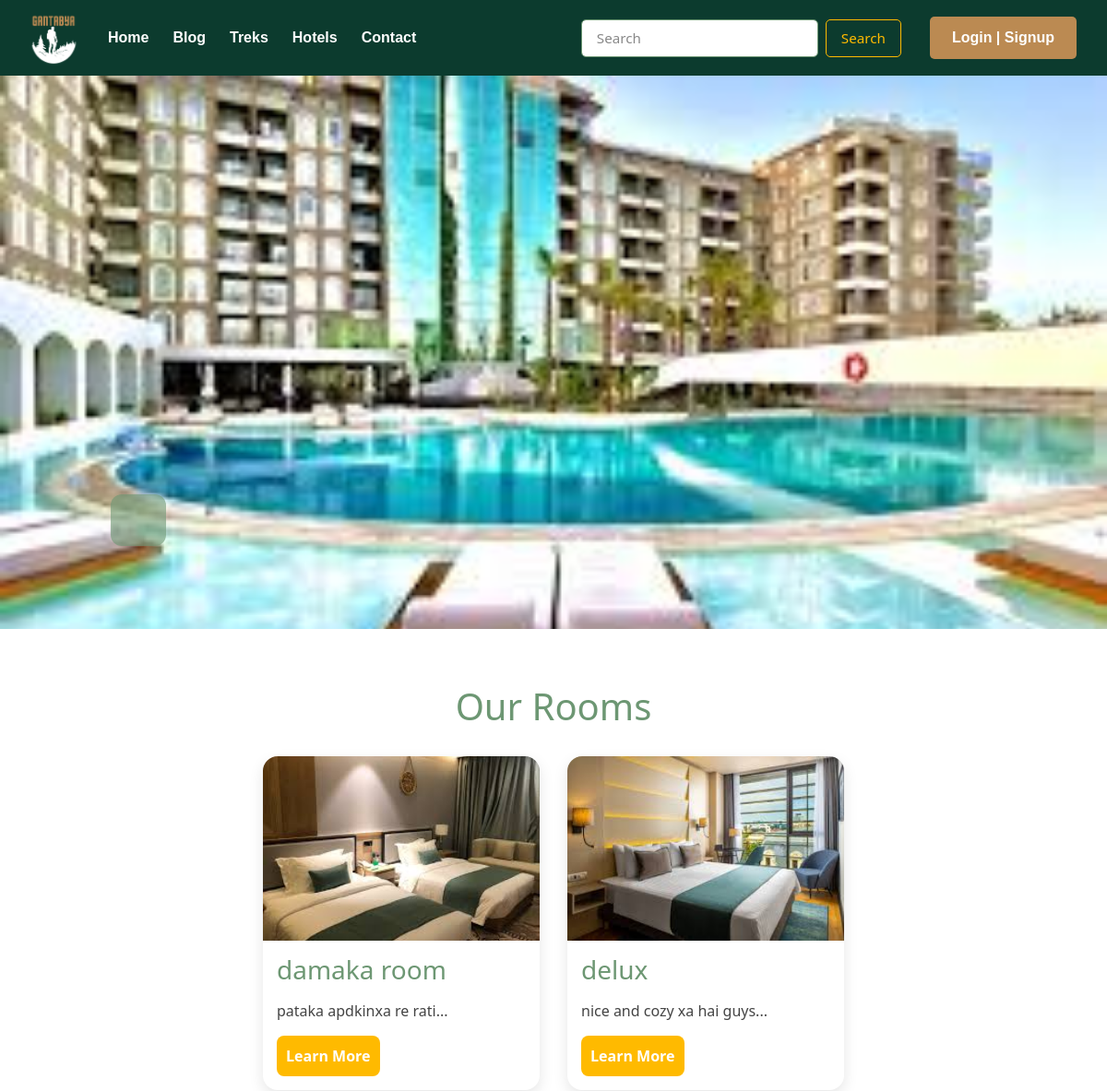
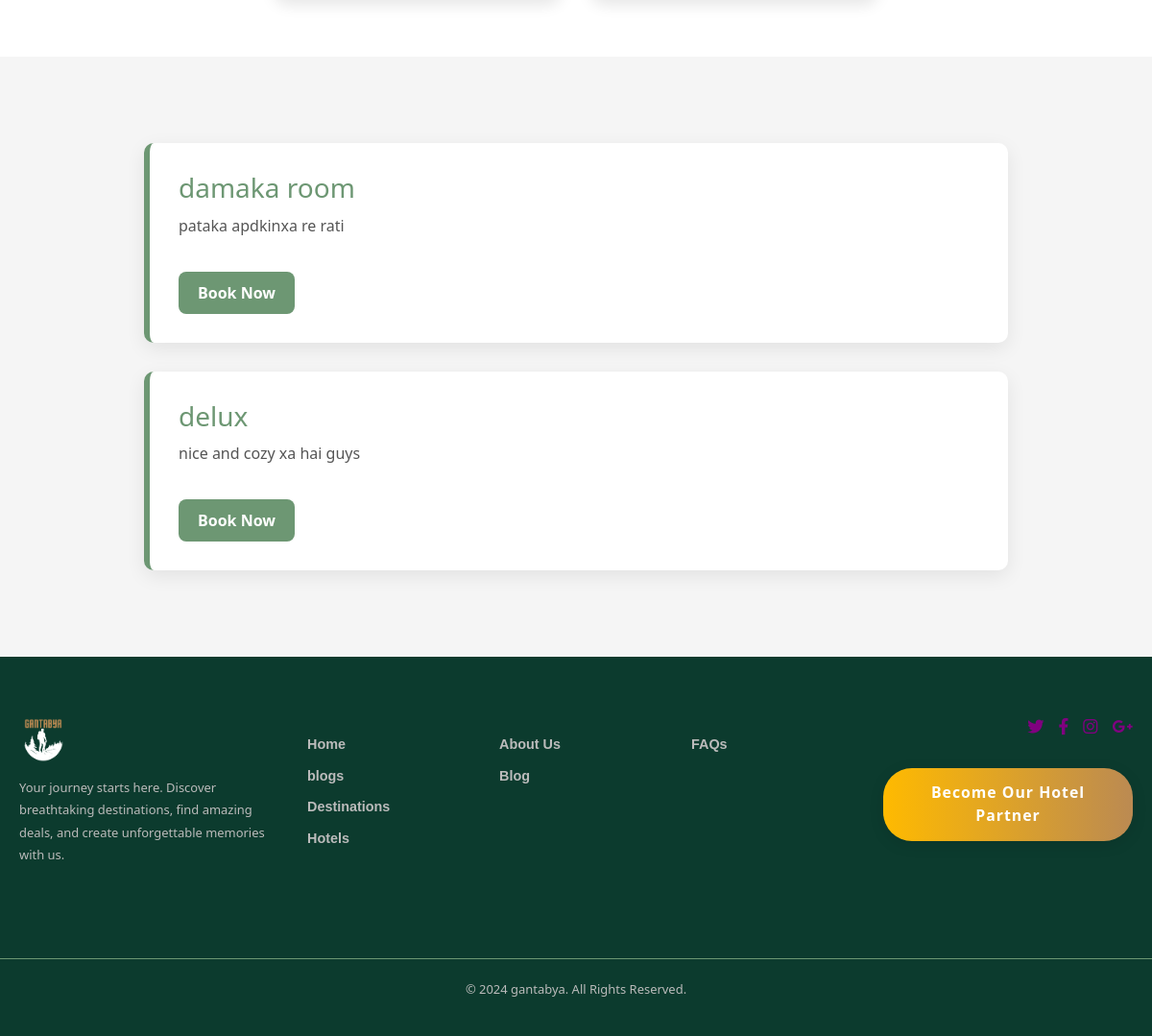
Page /booksans/view.php?hotel_id=3 on the committed database (2 pictures, top to bottom).
### tables this page shows
CREATE TABLE `slideshow` (
  `id` int(11) NOT NULL,
  `manager_id` int(11) DEFAULT NULL,
  `image_path` varchar(255) DEFAULT NULL,
  `caption` text DEFAULT NULL
);

CREATE TABLE `rooms` (
  `id` int(11) NOT NULL,
  `manager_id` int(11) DEFAULT NULL,
  `room_type` varchar(255) DEFAULT NULL,
  `description` text DEFAULT NULL,
  `price_per_night` decimal(10,2) DEFAULT NULL,
  `image_path` varchar(255) DEFAULT NULL
);

### booksans/view.php (the view, shortened to what this page needs)
<?php
$sName = "localhost";
$uName = "root";
$pass = "";
$db_name = "blog_db";
try {
    $conn = new PDO("mysql:host=$sName;dbname=$db_name",
                    $uName, $pass);
    $conn->setAttribute(PDO::ATTR_ERRMODE, PDO::ERRMODE_EXCEPTION);
}catch(PDOException $e){
  echo "Connection failed : ". $e->getMessage();
  exit();
}
?>
<?php
$hotel_id = isset($_GET['hotel_id']) ? intval($_GET['hotel_id']) : 0;
$stmt = $conn->prepare("SELECT * FROM hotel_managers WHERE id = ?");
$stmt->execute([$hotel_id]);
$hotel = $stmt->fetch(PDO::FETCH_ASSOC);
?>
<!DOCTYPE html>
<html lang="en">
<head>
  <link rel="stylesheet" href="css/style.css">
 <link href="https://cdn.jsdelivr.net/npm/bootstrap@5.3.0/dist/css/bootstrap.min.css" rel="stylesheet"
>
    <link rel="stylesheet" href="https://stackpath.bootstrapcdn.com/font-awesome/4.7.0/css/font-awesome.min.css">
<link rel="stylesheet" href="css/navbar.css">
</head>
<body>
  <?php
  include 'includes/navBar2.php';
  ?>
  <header class="hero-section" id="hero-section">
    <div class="slideshow">
      <?php include "includes/load_slideshow.php"; ?>
    </div>
    <div class="overlay">
      <p><?php echo htmlspecialchars($hotel['hotel_name']) . ' - ' . htmlspecialchars($hotel['hotel_location']); ?></p>
    </div>
  </header>
  <section class="rooms" id="rooms">
    <h2 class="section-title">Our Rooms</h2>
    <div class="room-grid">
      <?php include "includes/load_rooms.php"; ?>
    </div>
  </section>
  <section class="room-details" id="room-details">
    <?php include "includes/load_room_details.php"; ?>
  </section>
<?php
include "includes/footer2.php";
?>
</body>
</html>

### booksans/includes/load_slideshow.php
<?php
$hotel_id = isset($hotel_id) ? intval($hotel_id) : (isset($_GET['hotel_id']) ? intval($_GET['hotel_id']) : 0);
$conn = new mysqli("localhost", "root", "", "blog_db");
$slides = $conn->query("SELECT image_path, caption FROM slideshow WHERE manager_id = $hotel_id ORDER BY id DESC");
if ($slides->num_rows > 0) {
    $first = true;
    while ($row = $slides->fetch_assoc()) {
        echo '<div class="slide' . ($first ? ' active' : '') . '">';
        echo '<img src="images/' . htmlspecialchars($row['image_path']) . '" alt="Slide">';
        echo '<div class="overlay"><p>' . htmlspecialchars($row['caption']) . '</p></div>';
        echo '</div>';
        $first = false;
    }
} else {
    echo "<div class='slide active'><img src='images/default_hero.jpg' alt='Welcome'><div class='overlay'><p>Welcome to our hotel!</p></div></div>";
}
?>

### booksans/includes/load_rooms.php
<?php
$hotel_id = isset($hotel_id) ? intval($hotel_id) : (isset($_GET['hotel_id']) ? intval($_GET['hotel_id']) : 0);
$conn = new mysqli("localhost", "root", "", "blog_db");
$rooms = $conn->query("SELECT id, room_type, description, image_path FROM rooms WHERE manager_id = $hotel_id ORDER BY id DESC");
if ($rooms->num_rows > 0) {
    while ($room = $rooms->fetch_assoc()) {
        $roomId = "room-" . htmlspecialchars($room['id']);
        echo '<div class="room-card">';
        echo '<img src="images/' . htmlspecialchars($room['image_path']) . '" alt="' . htmlspecialchars($room['room_type']) . '">';
        echo '<h3>' . htmlspecialchars($room['room_type']) . '</h3>';
        echo '<p>' . htmlspecialchars(substr($room['description'], 0, 100)) . '...</p>';
        echo '<button class="learn-btn" onclick="scrollToDetails(\'' . $roomId . '\')">Learn More</button>';
        echo '</div>';
    }
} else {
    echo '<p style="text-align: center; width: 100%; padding: 20px;">No rooms added yet for this hotel.</p>';
}
?>

### booksans/includes/load_room_details.php
<?php
$hotel_id = isset($hotel_id) ? intval($hotel_id) : (isset($_GET['hotel_id']) ? intval($_GET['hotel_id']) : 0);
$conn = new mysqli("localhost", "root", "", "blog_db");
$rooms = $conn->query("SELECT id, room_type, description FROM rooms WHERE manager_id = $hotel_id ORDER BY id DESC");
if ($rooms->num_rows > 0) {
    while ($room = $rooms->fetch_assoc()) {
        $roomId = "room-" . htmlspecialchars($room['id']);
        echo '<div class="room-detail" id="' . $roomId . '">';
        echo '<h3>' . htmlspecialchars($room['room_type']) . '</h3>';
        echo '<p>' . nl2br(htmlspecialchars($room['description'])) . '</p>';
        echo '<button class="book-btn" onclick="openBooking(' . htmlspecialchars($room['id']) . ', \'' . htmlspecialchars($room['room_type']) . '\')">Book Now</button>';
        echo '</div>';
    }
} else {
    echo '<div class="room-detail"><p>No room details available yet. Please check back later!</p></div>';
}
?>

### booksans/css/style.css (style rules this page uses)
:root { --main-green: #6D9773; --mustard-yellow: #BB8A52; --bright-gold: #FFBA00; --cream: #FDFDFD; --light-grey: #f5f5f5; --dark-text: #333; --shadow: rgba(0, 0, 0, 0.1); }
* { box-sizing: border-box; margin: 0; padding: 0; }
body { font-family: 'Poppins', sans-serif; background-color: var(--cream); color: var(--dark-text); line-height: 1.6; transition: background 0.4s, color 0.4s; }
.hero-section { height: 75vh; position: relative; overflow: hidden; display: flex; align-items: center; justify-content: center; }
.slideshow { width: 100%; height: 100%; position: relative; }
.slide { position: absolute; width: 100%; height: 100%; opacity: 0; transition: opacity 1.2s ease-in-out; z-index: 0; }
.slide.active { opacity: 1; z-index: 1; }
.slide img { width: 100%; height: 100%; object-fit: cover; }
.overlay { position: absolute; bottom: 15%; left: 10%; background-color: rgba(109, 151, 115, 0.6); color: white; padding: 20px 30px; border-radius: 12px; font-style: italic; max-width: 600px; }
.section-title { font-size: 2.5rem; color: var(--main-green); text-align: center; margin: 60px 0 30px; }
.room-grid { display: flex; flex-wrap: wrap; justify-content: center; gap: 30px; padding: 0 40px 60px; }
.room-card { background-color: white; border-radius: 16px; box-shadow: 0 6px 16px var(--shadow); overflow: hidden; width: 300px; transition: all 0.3s ease; }
.room-card img { width: 100%; height: 200px; object-fit: cover; }
.room-card h3 { color: var(--main-green); margin: 15px; }
.room-card p { margin: 0 15px 15px; color: #444; }
.learn-btn { background-color: var(--bright-gold); color: white; margin: 0 15px 15px; padding: 10px; border: none; border-radius: 8px; cursor: pointer; font-weight: bold; transition: background-color 0.3s ease; }
.room-details { padding: 60px 40px; background-color: var(--light-grey); }
.room-detail { background-color: white; max-width: 900px; margin: 30px auto; padding: 30px; border-left: 6px solid var(--main-green); border-radius: 10px; box-shadow: 0 6px 20px rgba(0, 0, 0, 0.08); }
.room-detail h3 { margin-bottom: 10px; color: var(--main-green); }
.room-detail p { font-size: 1rem; color: #555; }
.book-btn { margin-top: 20px; background-color: var(--main-green); color: white; border: none; padding: 10px 20px; border-radius: 8px; cursor: pointer; font-weight: bold; }

### booksans/css/navbar.css (style rules this page uses)
:root { --primary-color: #6D9773; --dark-accent: #0C3B2E; --button-color: #BB8A52; --highlight-color: #FFBA00; --text-color: #333; --background-light: #f8f8f8; --container-bg: #fff; --border-color: #e0e0e0; }

### booksans/includes/footer2.php (style rules this page uses)
:root { --primary-color: #6D9773; --dark-accent: #0C3B2E; --button-color: #BB8A52; --highlight-color: #FFBA00; --text-color: #333; --background-light: #f8f8f8; --container-bg: #fff; --border-color: #e0e0e0; }

### rows in the picture
slideshow: image_path (picture)
rooms: image_path (picture), room_type "damaka room", description "pataka apdkinxa re rati"
rooms: image_path (picture), room_type "delux", description "nice and cozy xa hai guys"
